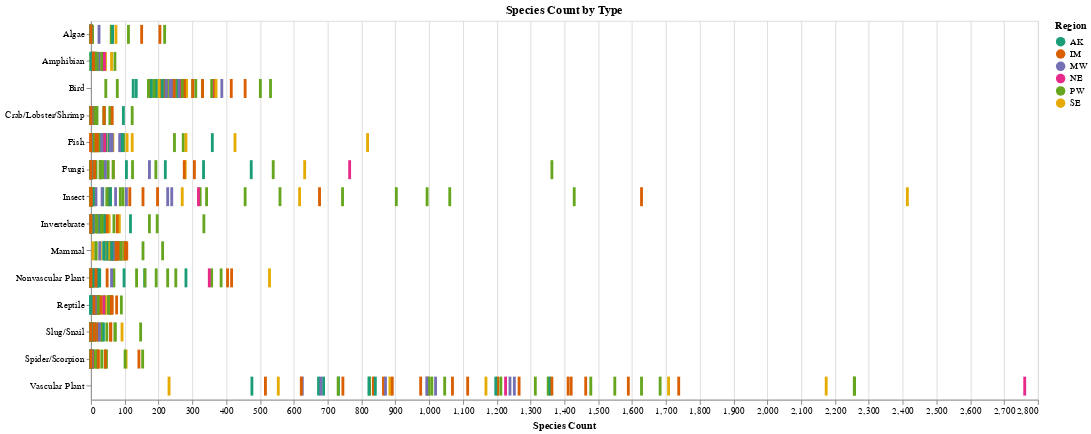

Here is the notebook cell this chart was saved with:
### Markdown cell above
## Q6 - Create a rug plot of Species Diversity
Look at how the different Species categores (all Species types that are NOT 'All Types' are distributed
across all the parks.  

Use the same color encoding for the Region as the prior plots. 

Add a `selection_multi` that will highlight the selected data for a park by turning unselected data light gray. 
Also, make the tick a little bigger when it is selected to help find the park in the other categories.

### Code cell
# your code here

park_select = alt.selection_multi(fields = ['Park Name'])

plot = alt.Chart(df_species_final[df_species_final['Species Type'] != 'All Types']).mark_tick(thickness = 3).encode(
    
    x = alt.X('Species Count:Q'),

    y = alt.Y('Species Type:O', title = ''),

    color = alt.condition(park_select,
                          alt.Color('Region:O', scale = alt.Scale(scheme='dark2')),
                          alt.value('lightgray'),
                          ),

    size = alt.condition(park_select,
                         alt.value(20),
                         alt.value(15)
                         ),

    opacity = alt.condition(park_select,
                            alt.value(1),
                            alt.value(0.5),
                            ),
    
    tooltip = ['Park Name', 'Species Count', 'Species Type', 'Region'],

).add_selection(
    
    park_select

).properties(width = 1000, height = 400, title = 'Species Count by Type')

plot

### Figure 1 — Vega-Lite specification as saved in the notebook (floating-point values rounded to 4 significant figures; data arrays with more than 128 entries replaced by an {"elided": "..."} marker saying what was removed)
{"config": {"view": {"continuousWidth": 400, "continuousHeight": 300}}, "data": {"name": "data-97cd5470aaf4b33ddb977cd022fb891e"}, "mark": {"type": "tick", "thickness": 3}, "encoding": {"color": {"condition": {"field": "Region", "scale": {"scheme": "dark2"}, "type": "ordinal", "selection": "selector002"}, "value": "lightgray"}, "opacity": {"condition": {"value": 1, "selection": "selector002"}, "value": 0.5}, "size": {"condition": {"value": 20, "selection": "selector002"}, "value": 15}, "tooltip": [{"field": "Park Name", "type": "nominal"}, {"field": "Species Count", "type": "quantitative"}, {"field": "Species Type", "type": "nominal"}, {"field": "Region", "type": "nominal"}], "x": {"field": "Species Count", "type": "quantitative"}, "y": {"field": "Species Type", "title": "", "type": "ordinal"}}, "height": 400, "selection": {"selector002": {"type": "multi", "fields": ["Park Name"]}}, "title": "Species Count by Type", "width": 1000, "$schema": "https://vega.github.io/schema/vega-lite/v4.17.0.json", "datasets": {"data-97cd5470aaf4b33ddb977cd022fb891e": {"elided": "770 records"}}}
